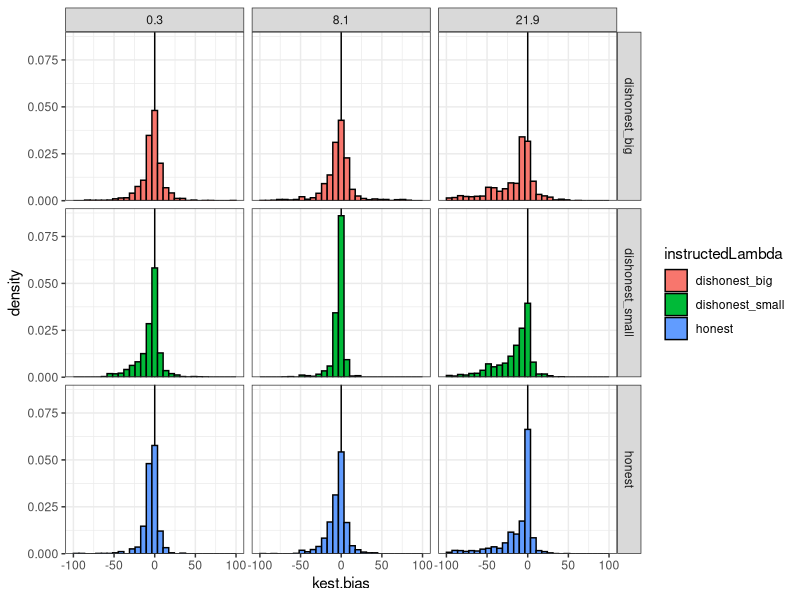
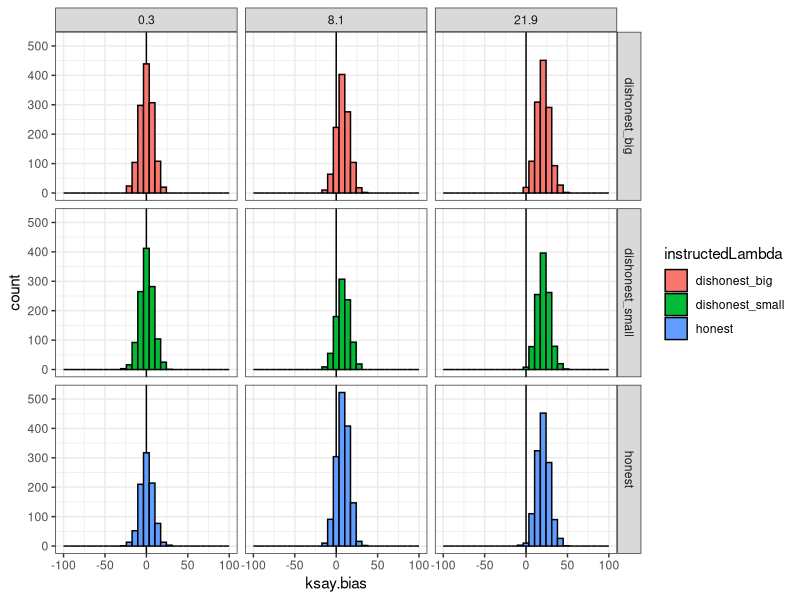

Write the R code that produced these figures, in order.
## ---- chunk 1
knitr::opts_chunk$set(echo = TRUE)

library(tidyverse)

practice.s <- read_csv("sender_practice.csv")
practice.r <- read_csv("receiver_practice.csv")
receiver <- read_csv("receiver.csv")
## ---- chunk 2
receiver %>%
  distinct(goal, cost)

receiver %>%
  distinct(subjID, trialLambda, instructedLambda) %>%
  count(trialLambda, instructedLambda)
## ---- chunk 3
r.data <- receiver %>%
  mutate(kest.bias = kest - ksay)

r.summ <- r.data %>%
  group_by(instructedLambda, trialLambda) %>%
  summarise(mean.bias = mean(kest.bias),
            sd.bias = sd(kest.bias))

r.data %>%
  ggplot(aes(x=kest.bias, y=..density.., fill=instructedLambda)) +
  geom_vline(xintercept=0) +
  geom_histogram(colour="black") +
  scale_x_continuous(limits=c(-100, 100)) +
  scale_y_continuous(limits=c(0, 0.09), expand=c(0,0)) +
  facet_grid(instructedLambda ~ trialLambda) +
  theme_bw()
## ---- chunk 4
r.data %>%
  mutate(ksay.bias = ksay - k) %>%
  ggplot(aes(x=ksay.bias, y=..count.., fill=instructedLambda)) +
  geom_vline(xintercept=0) +
  geom_histogram(colour="black") +
  scale_x_continuous(limits=c(-100, 100)) +
  #scale_y_continuous(limits=c(0, 2100), expand=c(0,0)) +
  facet_grid(instructedLambda ~ trialLambda) +
  theme_bw()
